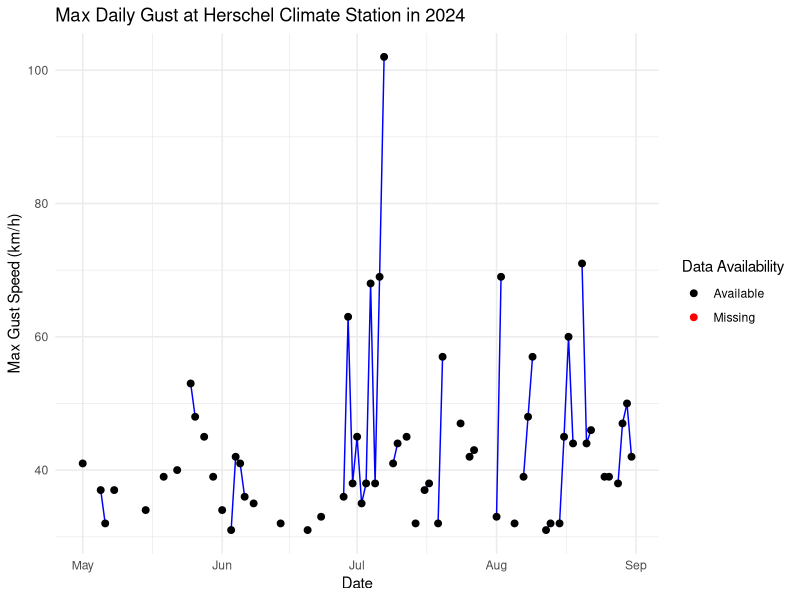
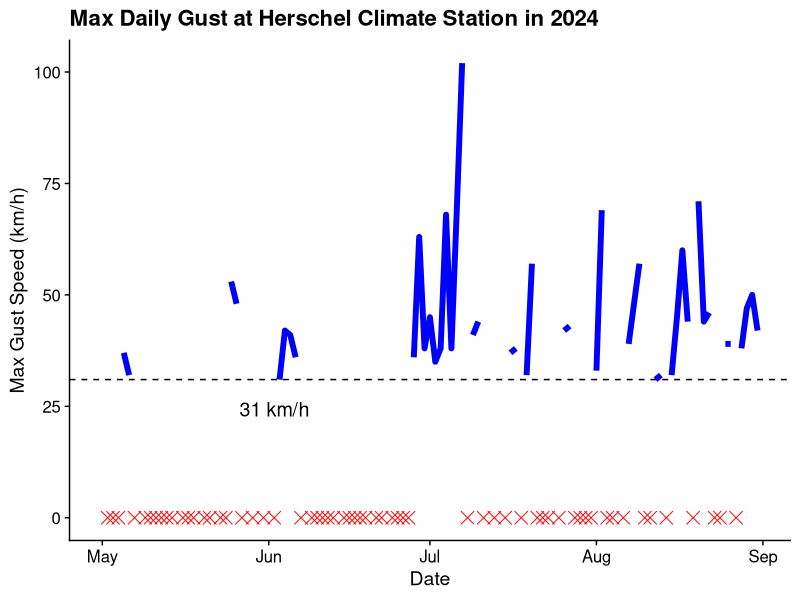

These charts were generated, in order, by the following R code:
#------------------------------
# teamshrub_bowman_honours
# 04_climate_station_v1
# By: Elias Bowman 
# Created: 2025-01-27
#
# Description: This script imports climate station data from Herschel Island Yukon Territory Climate Station
# Climate ID: 2100636
# https://climate.weather.gc.ca/climate_data/daily_data_e.html?timeframe=2&Year=2024&Month=7&Day=18&hlyRange=1994-02-01%7C2024-12-18&dlyRange=1974-07-01%7C2024-12-18&mlyRange=1974-01-01%7C2007-01-01&StationID=1560&Prov=YT&urlExtension=_e.html&searchType=stnName&optLimit=yearRange&StartYear=1840&EndYear=2024&selRowPerPage=25&Line=1&searchMethod=contains&txtStationName=herschel+island
# Per: https://climate.weather.gc.ca/glossary_e.html 
# "Maximum wind or gust is displayed in the "speed of maximum gust" column when greater than 30 km/h. The stations do not report if less than 31 km/h."
#------------------------------

library(tidyverse)
library(cowplot)

data <- read_csv("data/raw/herschel_climate_station_2024/en_climate_daily_YT_2100636_2024_P1D.csv")

# windspeed <- data %>% 
#   select(c("Longitude (x)", "Latitude (y)", "Station Name", "Date/Time","Month","Day", "Spd of Max Gust (km/h)", "Dir of Max Gust (10s deg)"))
windspeed <- data %>%
  select(
    longitude = `Longitude (x)`,
    latitude = `Latitude (y)`,
    station_name = `Station Name`,
    date = `Date/Time`,
    month = Month,
    day = Day,
    max_gust_speed_kmh = `Spd of Max Gust (km/h)`,
    max_gust_dir_10deg = `Dir of Max Gust (10s deg)`
  ) %>%
  mutate(
    day = as.numeric(day),
    month = as.numeric(month),
    max_gust_speed_kmh = as.numeric(max_gust_speed_kmh),
    is_missing = is.na(max_gust_speed_kmh) # Create a flag for missing data
  ) %>%
  filter(month >= 5 & month <= 8)


# Plot windspeed over time with missing data highlighted
ggplot(windspeed, aes(x = date, y = max_gust_speed_kmh)) +
  geom_line(color = "blue", na.rm = TRUE) + # Line for available data
  geom_point(aes(color = is_missing), size = 2) + # Points, colored by missingness
  scale_color_manual(
    values = c("FALSE" = "black", "TRUE" = "red"),
    labels = c("FALSE" = "Available", "TRUE" = "Missing"),
    name = "Data Availability"
  ) +
  labs(
    title = "Max Daily Gust at Herschel Climate Station in 2024",
    x = "Date",
    y = "Max Gust Speed (km/h)"
  ) +
  theme_minimal()


missing_data <- windspeed %>%
  filter(is.na(max_gust_speed_kmh))

# Plot windspeed over time with missing data indicated
ggplot(windspeed, aes(x = date, y = max_gust_speed_kmh)) +
  geom_line(color = "blue", na.rm = TRUE, size = 2) + # Line for available data
  geom_point(data = missing_data, aes(x = date, y = 0), color = "red", size = 4, shape = 4) + # Mark missing dates
  geom_hline(yintercept = 31, linetype = "dashed", color = "black") +
  annotate(
    "text", x = max(windspeed$date), y = 20, label = "31 km/h", 
    vjust = -0.8, hjust = 7.4, color = "black", size = 5
  ) +
  labs(
    title = "Max Daily Gust at Herschel Climate Station in 2024",
    x = "Date",
    y = "Max Gust Speed (km/h)"
  ) +
  theme_minimal() +
  theme_half_open(font_size = 14)




